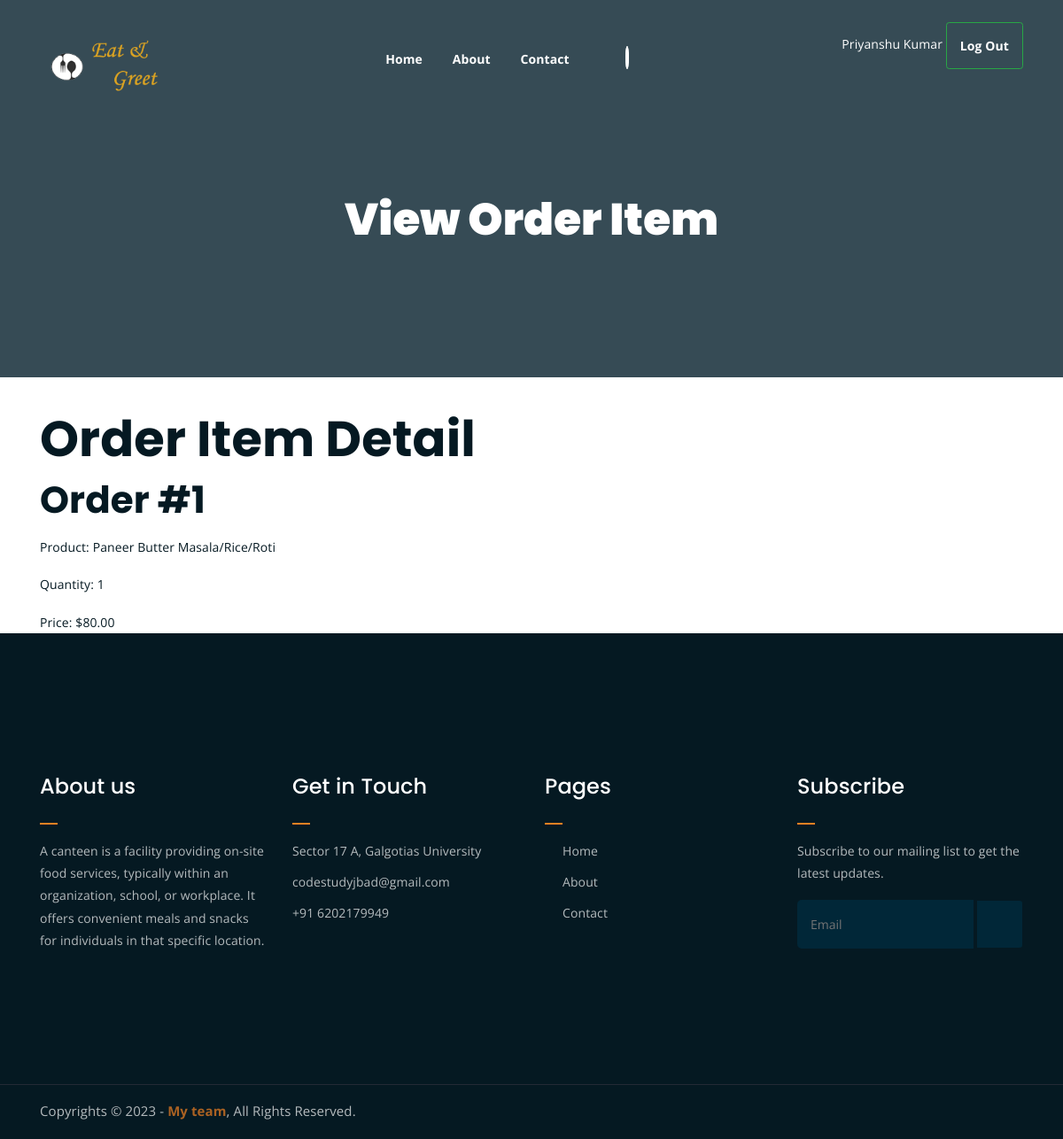
The page /view_order_list/2 (signed in) on the database its author committed.
### BackEnd/models.py (models this page shows, shortened)
class OrderItem(models.Model):
    order = models.ForeignKey('Order', on_delete=models.CASCADE)
    product = models.ForeignKey(Product, on_delete=models.CASCADE)
    quantity = models.IntegerField()
    price = models.DecimalField(max_digits=10, decimal_places=2)

class Order(models.Model):
    PENDING = 'Pending'
    PROCESSING = 'Processing'
    SHIPPED = 'Shipped'
    DELIVERED = 'Delivered'
    CANCELED = 'Canceled'
    STATUS_CHOICES = [
        (PENDING, 'Pending'),
        (PROCESSING, 'Processing'),
        (SHIPPED, 'Shipped'),
        (DELIVERED, 'Delivered'),
        (CANCELED, 'Canceled'),
    ]
    user = models.ForeignKey(User, on_delete=models.CASCADE)
    shipping_address = models.ForeignKey(AddAddress, on_delete=models.CASCADE)
    payment_method = models.CharField(max_length=255)  # You may want to use choices for payment methods
    status = models.CharField(max_length=20, choices=STATUS_CHOICES, default=PENDING)
    total_price = models.DecimalField(max_digits=10, decimal_places=2)
    created_at = models.DateTimeField(auto_now_add=True)

class Product(models.Model):
    cname=models.ForeignKey(AddCate,related_name='categories',on_delete=models.CASCADE)
    week=models.CharField(max_length=100)
    img=CloudinaryField('img')
    fname=models.CharField(max_length=500)
    desc=models.TextField()
    price=models.IntegerField(null=True,blank=True)
    quantity=models.IntegerField(null=True,blank=True)

### FrontEnd/views.py (the view)
# urls.py: path('view_order_list/<int:order_item_id>', view_order_list, name='view_order_list'),
@login_required(login_url="/front/login/")
def view_order_list(request,order_item_id):
    order_item = get_object_or_404(OrderItem, id=order_item_id)
    return render(request, 'Front1/vieworderlist.html', {'order_item': order_item,})

### FrontEnd/templates/Front1/vieworderlist.html (shortened to what this page needs)
{% extends "Front1/base.html" %}
{% block start %}
	<div class="breadcrumb-section breadcrumb-bg">
		<div class="container">
			<div class="row">
				<div class="col-lg-8 offset-lg-2 text-center">
					<div class="breadcrumb-text">
						<h1>View Order Item</h1>
					</div>
				</div>
			</div>
		</div>
	</div>
<div class="container mt-5">
    <h1>Order Item Detail</h1>
    <div>
      <h2>Order #{{ order_item.order.id }}</h2>
      <p>Product: {{ order_item.product.fname }}</p>
      <p>Quantity: {{ order_item.quantity }}</p>
      <p>Price: ${{ order_item.price }}</p>
    </div>
</div>
{% endblock %}

### FrontEnd/templates/Front1/base.html (shortened to what this page needs)
<!DOCTYPE html>
<html lang="en">
<head>
	<link rel="stylesheet" href="/static/assets/css/all.min.css">
	<link rel="stylesheet" href="/static/assets/bootstrap/css/bootstrap.min.css">
	<link rel="stylesheet" href="/static/assets/css/owl.carousel.css">
	<link rel="stylesheet" href="/static/assets/css/magnific-popup.css">
	<link rel="stylesheet" href="/static/assets/css/animate.css">
	<link rel="stylesheet" href="/static/assets/css/meanmenu.min.css">
	<link rel="stylesheet" href="/static/assets/css/main.css">
	<link rel="stylesheet" href="/static/assets/css/responsive.css">
</head>
<body>
	<div class="top-header-area" id="sticker">
		<div class="container">
			<div class="row">
				<div class="col-lg-12 col-sm-12 text-center">
					<div class="main-menu-wrap">
						<div class="site-logo">
							<a href="/">
								<img src="/static/assets/img/logo.png" alt="">
							</a>
						</div>
						<nav class="main-menu">
							<ul>
								<li class="{% if request.path == '/' %}current-list-item{% endif %}">
									<a href="/">Home</a>
								</li>
								<li class="{% if request.path == '/about_us/' %}current-list-item{% endif %}">
									<a href="/about_us/">About</a>
								</li>
								<li class="{% if request.path == '/contact_us/' %}current-list-item{% endif %}">
									<a href="/contact_us/">Contact</a>
								</li>
								<li>
									{% if request.user.is_authenticated %}
										<a class="shopping-cart" href=""><i class="fas fa-shopping-cart" style="font-size:38px;color:white"><span style="font-size:20px;color: black; border: 2px solid white; border-radius: 60%; background-color: white;" >{{cart_items_count}}</span></i>
										</a>
								</li>
								<li>
									<div class="header-icons">
										<span style="color: white;">{{request.user.first_name}}</span>
										<a class="btn btn-outline-success my-2 my-sm-0" href="/front/logout/">Log Out</a>
										{% else %}
										<a class="btn btn-primary" href="/front/login/">Login</a>
										{% endif %}
									</div>
								</li>
							</ul>
						</nav>
					</div>
				</div>
			</div>
		</div>
	</div>
    {% block start%}
    {% endblock%}
	<div class="footer-area">
		<div class="container">
			<div class="row">
				<div class="col-lg-3 col-md-6">
					<div class="footer-box about-widget">
						<h2 class="widget-title">About us</h2>
						<p>
							A canteen is a facility providing on-site food services, typically within an organization, school, or workplace. It offers convenient meals and snacks for individuals in that specific location.
						</p>
					</div>
				</div>
				<div class="col-lg-3 col-md-6">
					<div class="footer-box get-in-touch">
						<h2 class="widget-title">Get in Touch</h2>
						<ul>
							<li>Sector 17 A, Galgotias University</li>
							<li>codestudyjbad@gmail.com</li>
							<li>+91 6202179949 </li>
						</ul>
					</div>
				</div>
				<div class="col-lg-3 col-md-6">
					<div class="footer-box pages">
						<h2 class="widget-title">Pages</h2>
						<ul>
							<li><a href="/">Home</a></li>
							<li><a href="/about_us/">About</a></li>
							<li><a href="/contact_us/">Contact</a></li>
						</ul>
					</div>
				</div>
				<div class="col-lg-3 col-md-6">
					<div class="footer-box subscribe">
						<h2 class="widget-title">Subscribe</h2>
						<p>Subscribe to our mailing list to get the latest updates.</p>
						<form method="post">
							<input type="email" name="email" placeholder="Email">
							<button type="submit"><i class="fas fa-paper-plane"></i></button>
						</form>
					</div>
				</div>
			</div>
		</div>
	</div>
	<div class="copyright">
		<div class="container">
			<div class="row">
				<div class="col-lg-6 col-md-12">
					<p>
						Copyrights &copy; 2023 - <a href="/">My team</a>,  All Rights Reserved.<br>
					</p>
				</div>
				<div class="col-lg-6 text-right col-md-12">
					<div class="social-icons">
						<ul>
							<li><a href="#" target="_blank"><i class="fab fa-facebook-f"></i></a></li>
							<li><a href="#" target="_blank"><i class="fab fa-twitter"></i></a></li>
							<li><a href="#" target="_blank"><i class="fab fa-instagram"></i></a></li>
							<li><a href="#" target="_blank"><i class="fab fa-linkedin"></i></a></li>
							<li><a href="#" target="_blank"><i class="fab fa-dribbble"></i></a></li>
						</ul>
					</div>
				</div>
			</div>
		</div>
	</div>
</body>
</html>

### FrontEnd/static/assets/css/responsive.css (style rules this page uses)
@media only screen and (min-width: 992px) and (max-width: 1200px) { ul.sub-menu li a { padding: 7px 10px; } }

### rows shown on the page
OrderItem: order.id "1", product.fname "Paneer Butter Masala/Rice/Roti", quantity "1", price "80.00"

### other values the page prints
{{ request.user.first_name }} "Priyanshu Kumar"
